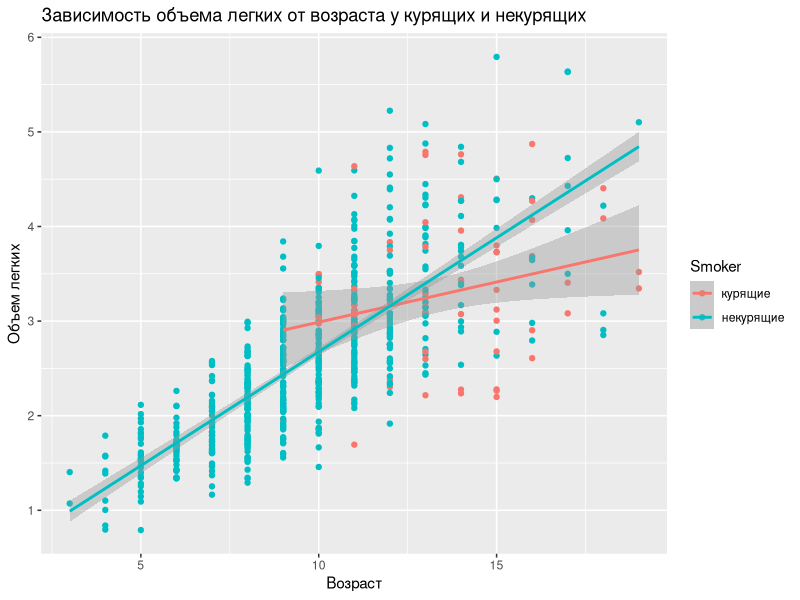

Generate this figure with R: (Note: this script raises an error after producing the figure.)
## ---- chunk 1

library(knitr)

opts_chunk$set(echo = FALSE, message = FALSE, warning = FALSE)
## ---- chunk 2
library(ggplot2)
library(dplyr)
library(car)
library(readxl)
library(broom)
# контрл шифт энтер - чтобы все в чатре выполнилось
## ---- chunk 3
fev <- read_excel("data/fev.xls", sheet = "tidy_data", col_names = TRUE, na = "NA", skip = 1 )

# str(fev)

# colSums(is.na(fev)) здесь проверяю где есть энашки, но чтобы не было в итоговом документе - закомментировала

fev %>% 
  filter(!is.na(Age)) -> fev

fev %>% 
  filter(!is.na(Smoker)) -> fev

## ---- chunk 4
t_test_result <- t.test(FEV ~ Smoker, data = fev)
t_test_result

if (t_test_result$p.value <= 0.05) {
  print("Различия есть", quote = FALSE)         ##### То есть отвергаем нулевую гипотезу, принимаем альтернативную
} else {
  print("Различий нет)", quote = FALSE)    ##### оставляем нулевую гипотезую, не принимаем альтернативную
}
## ---- chunk 5
fev$Smoker <- factor(fev$Smoker, levels = c("Non", "Current"), 
                     labels = c("некурящие", "курящие"))
## ---- chunk 6
model <- lm(FEV ~ Age + Smoker, data = fev)
summary(model)

fev$Smoker <- relevel(fev$Smoker, ref = "курящие")

model <- lm(FEV ~ Age + Smoker, data = fev)
summary(model)


ggplot(fev, aes(x = Age, y = FEV, color = Smoker)) +
  geom_point() +
  geom_smooth(method = "lm", se = TRUE) +
  labs(title = "Зависимость объема легких от возраста у курящих и некурящих",
       x = "Возраст",
       y = "Объем легких")
## ---- chunk 7
qqPlot(model, id = FALSE)
## ---- chunk 8
diagn_df <- fortify(model)

ggplot(diagn_df, aes(x = .fitted, y = .stdresid)) +
  geom_point() +
  geom_hline(yintercept = 0) +
  geom_smooth()
## ---- chunk 9

library(broom)

df_summary <- tidy(model)

kable(df_summary,
      caption = "Таблица 1. Параметры регрессионной модели.")
